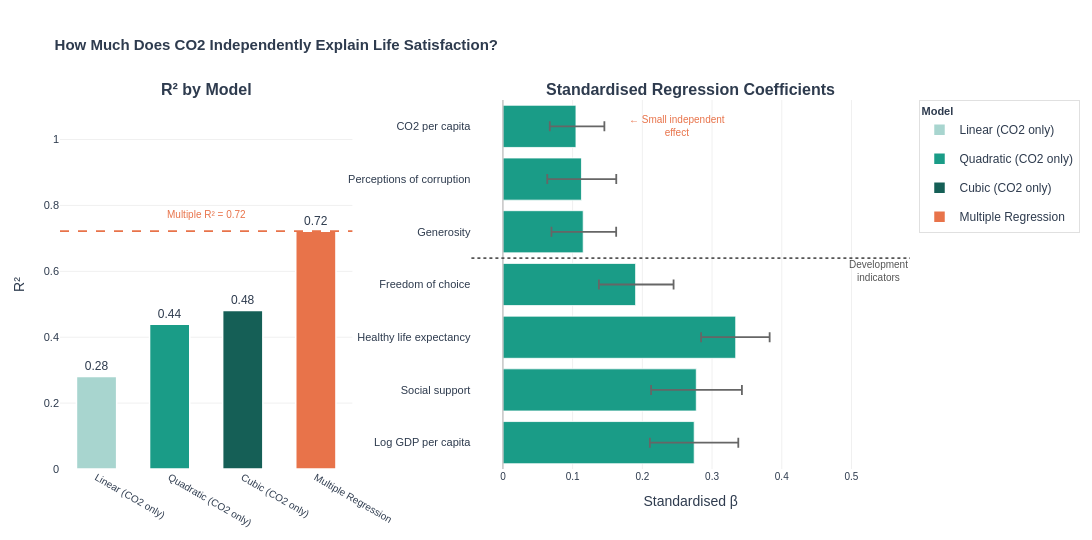

This figure's notebook cell:
### Code cell
import copy
import plotly.graph_objects as go
from plotly.subplots import make_subplots

# colors
TEAL_GRAD = ['#A8D5CF', '#1A9C87', '#155F56']
CORAL = '#E8734A'
TEAL_POS = '#1A9C87'
SLATE = '#2E3B4E'
INACTIVE_COLOR = '#CCCCCC'

r2_vals = [r2_lin, r2_quad, r2_cub, r2_multi]
bar_colors_left = TEAL_GRAD + [CORAL]
bar_labels_left = ['Linear (CO2 only)', 'Quadratic (CO2 only)',
                    'Cubic (CO2 only)', 'Multiple Regression']
bar_colors_right = [TEAL_POS if abs(c) > 0.05 else CORAL for c in coefs]

# figure
fig3 = make_subplots(
    rows=1, cols=2,
    subplot_titles=[
        '<b>R² by Model</b>',
        '<b>Standardised Regression Coefficients</b><br>'
        '<span style="font-size:11px">'
    ],
    column_widths=[0.40, 0.60],
    horizontal_spacing=0.14,
)

# left panel: one trace per bar
for label, val, color in zip(bar_labels_left, r2_vals, bar_colors_left):
    fig3.add_trace(
        go.Bar(
            name=label,
            x=[label],
            y=[val],
            marker_color=color,
            marker_line=dict(color='white', width=1.5),
            text=[f'{val:.2f}'],
            textposition='outside',
            textfont=dict(size=12, color=SLATE),
            width=0.55,
            legendgroup=label,
            hovertemplate=f'<b>{label}</b><br>R² = {val:.3f}<extra></extra>',
        ),
        row=1, col=1,
    )

fig3.add_hline(
    y=r2_multi, line_dash='dash', line_color=CORAL, line_width=1.8,
    row=1, col=1,
)
fig3.add_annotation(
    xref='x', yref='y',
    x=1.5, y=r2_multi + 0.05,
    text=f'Multiple R² = {r2_multi:.2f}',
    showarrow=False,
    font=dict(size=10, color=CORAL, family='Arial'),
    row=1, col=1,
)

# right panel: one trace per feature
for i, (label, c, lo, hi, color) in enumerate(
        zip(FEATURE_LABELS, coefs, ci_lo, ci_hi, bar_colors_right)):
    fig3.add_trace(
        go.Bar(
            name=f'feat_{i}',
            x=[c],
            y=[label],
            orientation='h',
            marker_color=color,
            marker_line=dict(color='white', width=0.8),
            error_x=dict(
                type='data', symmetric=False,
                array=[hi - c],
                arrayminus=[c - lo],
                color='#666', thickness=1.8, width=5,
            ),
            showlegend=False,
        ),
        row=1, col=2,
    )

fig3.add_vline(x=0,   line_color='#BBBBBB', line_width=1.2, row=1, col=2)
fig3.add_hline(y=3.5, line_dash='dot', line_color='#555', line_width=1.8, row=1, col=2)
fig3.add_annotation(
    xref='x2', yref='y2',
    x=0.25, y='CO2 per capita',
    text='← Small independent<br>effect',
    showarrow=False,
    font=dict(size=10, color=CORAL, family='Arial'),
)
fig3.add_annotation(
    xref='paper', yref='y2',
    x=1.0, y=3.25,
    text='Development<br>indicators',
    showarrow=False,
    font=dict(size=10, color='#555', family='Arial'),
)

fig3.update_xaxes(showgrid=False, zeroline=False,
                  tickfont=dict(size=10), row=1, col=1)
fig3.update_yaxes(showgrid=True, gridcolor='#F0F0F0',
                  range=[0, 1.12], tickfont=dict(size=11),
                  title='R²', row=1, col=1)
fig3.update_xaxes(showgrid=True, gridcolor='#F0F0F0',
                  zeroline=False, tickfont=dict(size=10),
                  title='Standardised β', row=1, col=2,
                  range=[min(coefs) - 0.15, max(coefs) + 0.25])
fig3.update_yaxes(showgrid=False, tickfont=dict(size=11), row=1, col=2,
                  range=[-0.5, len(FEATURE_LABELS) - 0.5])

fig3.update_layout(
    title=dict(
        text='<b>How Much Does CO2 Independently Explain Life Satisfaction?</b>',
        font=dict(size=15, family='Arial', color=SLATE),
    ),
    plot_bgcolor='white',
    paper_bgcolor='white',
    font=dict(family='Arial', size=12, color=SLATE),
    height=540, width=1120,
    margin=dict(l=60, r=80, t=100, b=60),
    barmode='overlay',
    legend=dict(
        title=dict(text='<b>Model</b>', font=dict(size=11)),
        x=1.01, y=1,
        bgcolor='rgba(255,255,255,0.9)',
        bordercolor='#E0E0E0', borderwidth=1,
    ),
)

### Figure 1 — Plotly figure (JSON) as saved in the notebook; plotly's stock layout.template omitted (floating-point values rounded to 4 significant figures)
{"data": [{"hovertemplate": "<b>Linear (CO2 only)</b><br>R² = 0.281<extra></extra>", "legendgroup": "Linear (CO2 only)", "marker": {"color": "#A8D5CF", "line": {"color": "white", "width": 1.5}}, "name": "Linear (CO2 only)", "text": ["0.28"], "textfont": {"color": "#2E3B4E", "size": 12}, "textposition": "outside", "type": "bar", "width": 0.55, "x": ["Linear (CO2 only)"], "xaxis": "x", "y": [0.2808], "yaxis": "y"}, {"hovertemplate": "<b>Quadratic (CO2 only)</b><br>R² = 0.439<extra></extra>", "legendgroup": "Quadratic (CO2 only)", "marker": {"color": "#1A9C87", "line": {"color": "white", "width": 1.5}}, "name": "Quadratic (CO2 only)", "text": ["0.44"], "textfont": {"color": "#2E3B4E", "size": 12}, "textposition": "outside", "type": "bar", "width": 0.55, "x": ["Quadratic (CO2 only)"], "xaxis": "x", "y": [0.4394], "yaxis": "y"}, {"hovertemplate": "<b>Cubic (CO2 only)</b><br>R² = 0.481<extra></extra>", "legendgroup": "Cubic (CO2 only)", "marker": {"color": "#155F56", "line": {"color": "white", "width": 1.5}}, "name": "Cubic (CO2 only)", "text": ["0.48"], "textfont": {"color": "#2E3B4E", "size": 12}, "textposition": "outside", "type": "bar", "width": 0.55, "x": ["Cubic (CO2 only)"], "xaxis": "x", "y": [0.4812], "yaxis": "y"}, {"hovertemplate": "<b>Multiple Regression</b><br>R² = 0.722<extra></extra>", "legendgroup": "Multiple Regression", "marker": {"color": "#E8734A", "line": {"color": "white", "width": 1.5}}, "name": "Multiple Regression", "text": ["0.72"], "textfont": {"color": "#2E3B4E", "size": 12}, "textposition": "outside", "type": "bar", "width": 0.55, "x": ["Multiple Regression"], "xaxis": "x", "y": [0.7217], "yaxis": "y"}, {"error_x": {"array": [0.06326], "arrayminus": [0.06363], "color": "#666", "symmetric": false, "thickness": 1.8, "type": "data", "width": 5}, "marker": {"color": "#1A9C87", "line": {"color": "white", "width": 0.8}}, "name": "feat_0", "orientation": "h", "showlegend": false, "type": "bar", "x": [0.2744], "xaxis": "x2", "y": ["Log GDP per capita"], "yaxis": "y2"}, {"error_x": {"array": [0.06545], "arrayminus": [0.06482], "color": "#666", "symmetric": false, "thickness": 1.8, "type": "data", "width": 5}, "marker": {"color": "#1A9C87", "line": {"color": "white", "width": 0.8}}, "name": "feat_1", "orientation": "h", "showlegend": false, "type": "bar", "x": [0.2774], "xaxis": "x2", "y": ["Social support"], "yaxis": "y2"}, {"error_x": {"array": [0.04866], "arrayminus": [0.04962], "color": "#666", "symmetric": false, "thickness": 1.8, "type": "data", "width": 5}, "marker": {"color": "#1A9C87", "line": {"color": "white", "width": 0.8}}, "name": "feat_2", "orientation": "h", "showlegend": false, "type": "bar", "x": [0.334], "xaxis": "x2", "y": ["Healthy life expectancy"], "yaxis": "y2"}, {"error_x": {"array": [0.05441], "arrayminus": [0.0527], "color": "#666", "symmetric": false, "thickness": 1.8, "type": "data", "width": 5}, "marker": {"color": "#1A9C87", "line": {"color": "white", "width": 0.8}}, "name": "feat_3", "orientation": "h", "showlegend": false, "type": "bar", "x": [0.1904], "xaxis": "x2", "y": ["Freedom of choice"], "yaxis": "y2"}, {"error_x": {"array": [0.04731], "arrayminus": [0.04552], "color": "#666", "symmetric": false, "thickness": 1.8, "type": "data", "width": 5}, "marker": {"color": "#1A9C87", "line": {"color": "white", "width": 0.8}}, "name": "feat_4", "orientation": "h", "showlegend": false, "type": "bar", "x": [0.1152], "xaxis": "x2", "y": ["Generosity"], "yaxis": "y2"}, {"error_x": {"array": [0.04992], "arrayminus": [0.04906], "color": "#666", "symmetric": false, "thickness": 1.8, "type": "data", "width": 5}, "marker": {"color": "#1A9C87", "line": {"color": "white", "width": 0.8}}, "name": "feat_5", "orientation": "h", "showlegend": false, "type": "bar", "x": [0.1127], "xaxis": "x2", "y": ["Perceptions of corruption"], "yaxis": "y2"}, {"error_x": {"array": [0.04076], "arrayminus": [0.03757], "color": "#666", "symmetric": false, "thickness": 1.8, "type": "data", "width": 5}, "marker": {"color": "#1A9C87", "line": {"color": "white", "width": 0.8}}, "name": "feat_6", "orientation": "h", "showlegend": false, "type": "bar", "x": [0.1048], "xaxis": "x2", "y": ["CO2 per capita"], "yaxis": "y2"}], "layout": {"annotations": [{"font": {"size": 16}, "showarrow": false, "text": "<b>R² by Model</b>", "x": 0.172, "xanchor": "center", "xref": "paper", "y": 1, "yanchor": "bottom", "yref": "paper"}, {"font": {"size": 16}, "showarrow": false, "text": "<b>Standardised Regression Coefficients</b><br><span style=\"font-size:11px\">", "x": 0.742, "xanchor": "center", "xref": "paper", "y": 1, "yanchor": "bottom", "yref": "paper"}, {"font": {"color": "#E8734A", "family": "Arial", "size": 10}, "showarrow": false, "text": "Multiple R² = 0.72", "x": 1.5, "xref": "x", "y": 0.7717, "yref": "y"}, {"font": {"color": "#E8734A", "family": "Arial", "size": 10}, "showarrow": false, "text": "← Small independent<br>effect", "x": 0.25, "xref": "x2", "y": "CO2 per capita", "yref": "y2"}, {"font": {"color": "#555", "family": "Arial", "size": 10}, "showarrow": false, "text": "Development<br>indicators", "x": 1, "xref": "paper", "y": 3.25, "yref": "y2"}], "barmode": "overlay", "font": {"color": "#2E3B4E", "family": "Arial", "size": 12}, "height": 540, "legend": {"bgcolor": "rgba(255,255,255,0.9)", "bordercolor": "#E0E0E0", "borderwidth": 1, "title": {"font": {"size": 11}, "text": "<b>Model</b>"}, "x": 1.01, "y": 1}, "margin": {"b": 60, "l": 60, "r": 80, "t": 100}, "paper_bgcolor": "white", "plot_bgcolor": "white", "shapes": [{"line": {"color": "#E8734A", "dash": "dash", "width": 1.8}, "type": "line", "x0": 0, "x1": 1, "xref": "x domain", "y0": 0.7217, "y1": 0.7217, "yref": "y"}, {"line": {"color": "#BBBBBB", "width": 1.2}, "type": "line", "x0": 0, "x1": 0, "xref": "x2", "y0": 0, "y1": 1, "yref": "y2 domain"}, {"line": {"color": "#555", "dash": "dot", "width": 1.8}, "type": "line", "x0": 0, "x1": 1, "xref": "x2 domain", "y0": 3.5, "y1": 3.5, "yref": "y2"}], "title": {"font": {"color": "#2E3B4E", "family": "Arial", "size": 15}, "text": "<b>How Much Does CO2 Independently Explain Life Satisfaction?</b>"}, "width": 1120, "xaxis": {"anchor": "y", "domain": [0, 0.344], "showgrid": false, "tickfont": {"size": 10}, "zeroline": false}, "xaxis2": {"anchor": "y2", "domain": [0.484, 1], "gridcolor": "#F0F0F0", "range": [-0.04519, 0.584], "showgrid": true, "tickfont": {"size": 10}, "title": {"text": "Standardised β"}, "zeroline": false}, "yaxis": {"anchor": "x", "domain": [0, 1], "gridcolor": "#F0F0F0", "range": [0, 1.12], "showgrid": true, "tickfont": {"size": 11}, "title": {"text": "R²"}}, "yaxis2": {"anchor": "x2", "domain": [0, 1], "range": [-0.5, 6.5], "showgrid": false, "tickfont": {"size": 11}}}}
